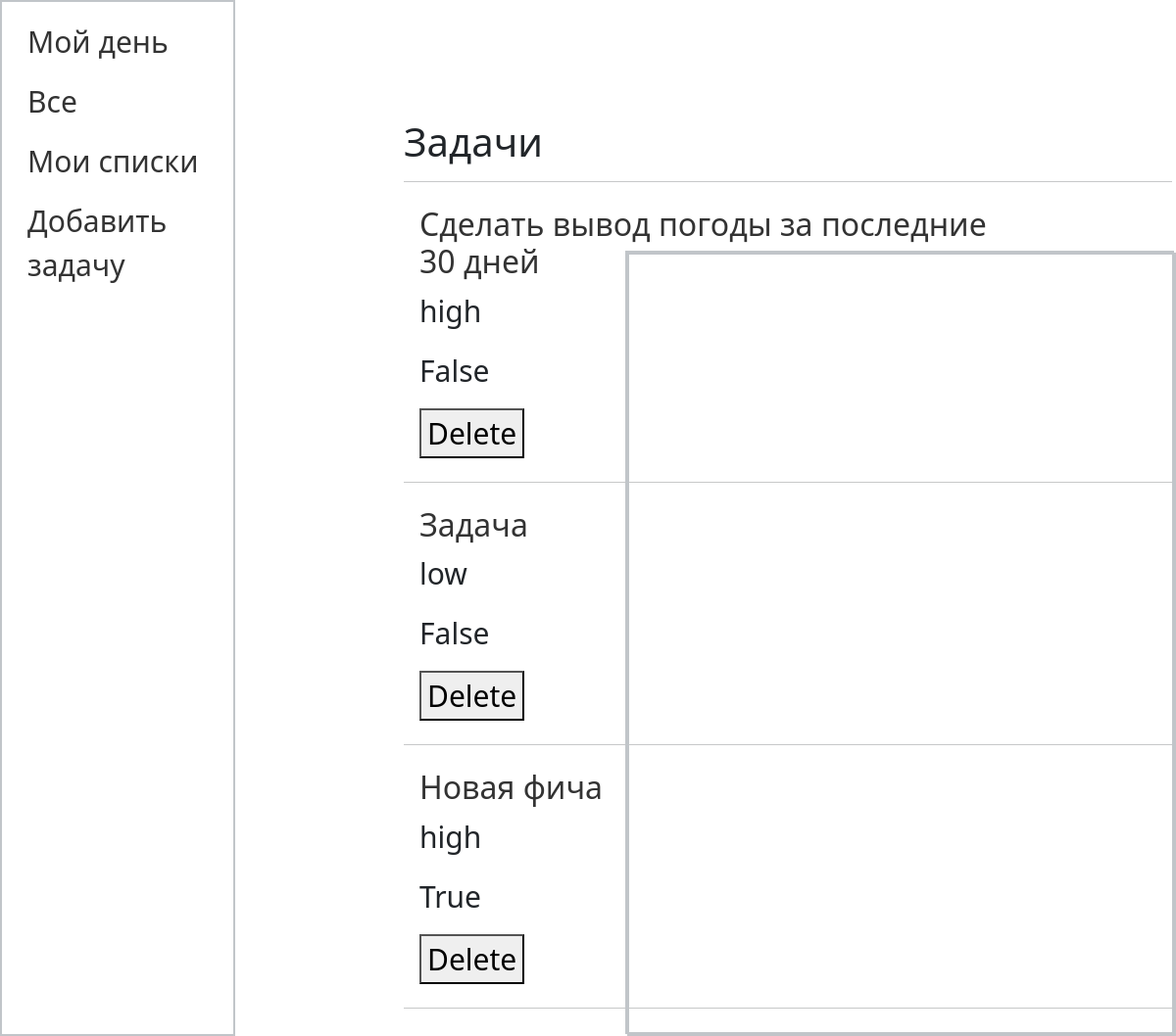
Page /webapp (signed in) on the earlier database version.
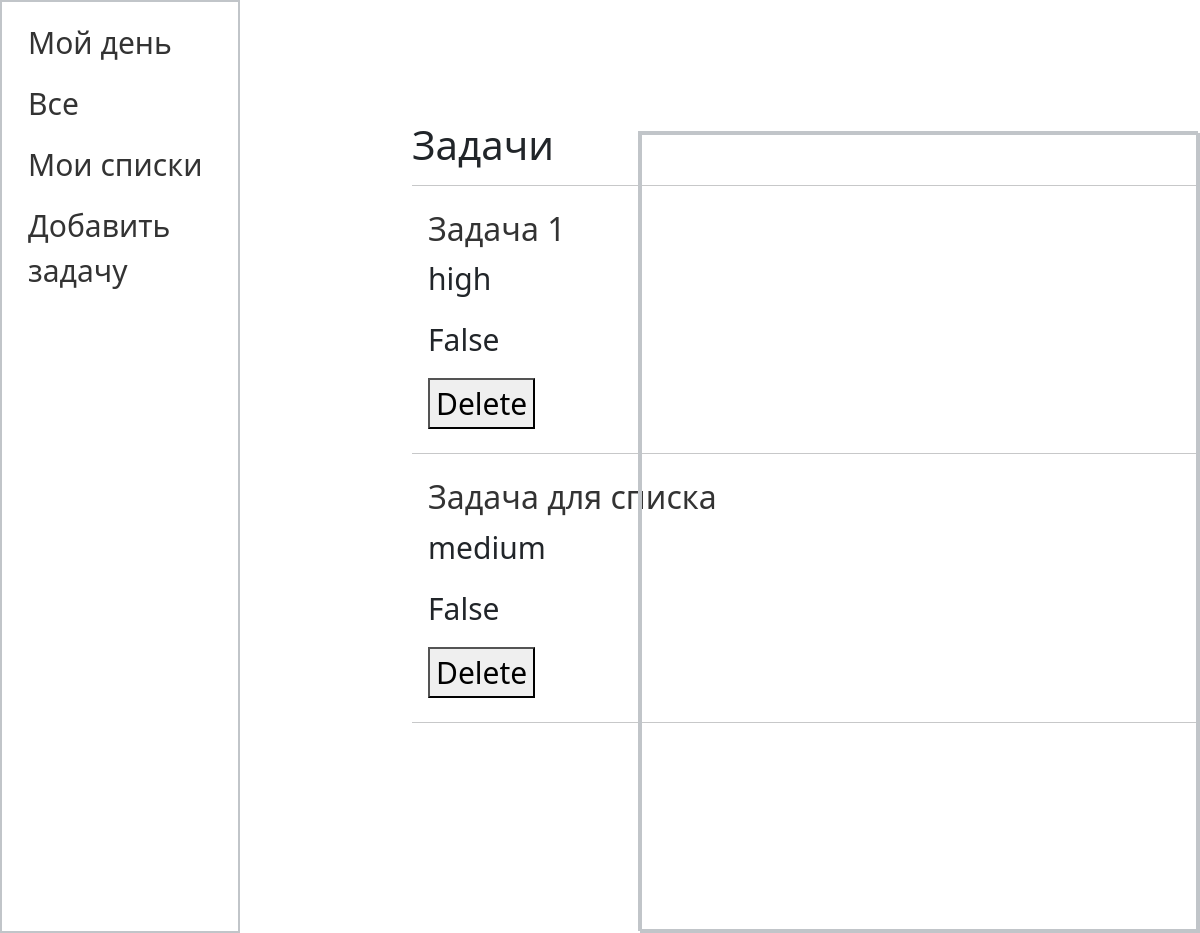
Same page on the later database version.
### webapp/models.py (models this page shows, shortened)
class Task(models.Model):
    user = models.ForeignKey(User, on_delete=models.CASCADE, default=None, verbose_name='Пользователь', related_name='tasks')
    title = models.CharField(max_length=255, verbose_name='Заголовок')
    content = models.TextField(blank=True, verbose_name='Описание')
    priority_choices = [
        ('low', 'Низкий'),
        ('medium', 'Средний'),
        ('high', 'Высокий')
    ]
    priority = models.CharField(max_length=10, choices=priority_choices, verbose_name='Приоритет')
    due_date = models.DateTimeField(verbose_name='Срок выполнения')
    my_day = models.BooleanField(max_length=10, blank=True, verbose_name='Мой день')
    project = models.ForeignKey('Project', on_delete=models.CASCADE, null=True, blank=True, verbose_name='Проект')
    class Meta:
        verbose_name = 'Задачи'
        verbose_name_plural = 'Задачи'
        ordering = ['due_date']
    def get_absolute_url(self):
        return reverse('content', kwargs={'task_id': self.pk})

### webapp/views.py (the view)
# urls.py: path('', TaskHome.as_view(), name='tasks'),
class TaskHome(LoginRequiredMixin ,ListView):
    paginate_by = 3
    model = Task
    template_name = 'webapp/tasks.html'
    context_object_name = 'tasks'
    login_url = reverse_lazy('log_in')
    def get_context_data(self, *, object_list=None, **kwargs):
        context = super().get_context_data(**kwargs)
        context['menu'] = menu
        context['title'] = 'Задачи'
        return context
    def get_queryset(self):
        queryset = super().get_queryset()
        queryset = queryset.filter(user=self.request.user)
        queryset = queryset.order_by('-due_date')
        return queryset

### webapp/templates/webapp/tasks.html (shortened to what this page needs)
{% extends 'webapp/tasklayout.html' %}
{% block tasks %}
<div class="tasks">
    <h1>{{title}}</h1>
    <hr style="min-width: 98vh;">
    <ul>
       {% for t in tasks %}
        <li>
            <a href="{{ t.get_absolute_url }}"><h2>{{ t.title }}</h2></a>
            <p>{{ t.priority }}</p>
            <p>{{ t.my_day }}</p>
            <form action="{% url 'delete_task' t.id %}" method="post">
                <button type="submit">Delete</button>
            </form>
        </li>
        <hr style="min-width: 98vh;">
        {% endfor %}
    </ul>
</div>
{% endblock tasks %}
{% block content %}
<div class="content">
</div>
{% endblock content %}

### webapp/templates/webapp/tasklayout.html (shortened to what this page needs)
{% load static %}
<!doctype html>
<html lang="en">
<head>
    <link rel="stylesheet" href="{% static 'task/css/tasks.css' %}">
    <link rel="stylesheet" href="https://cdn.jsdelivr.net/npm/bootstrap@5.2.3/dist/css/bootstrap.min.css">
</head>
<body>
{% block menu %}
<div class="menu">
        <ul>
            {% for m in menu %}
            <li><a href="{% url m.url_name %}" class="menu_obj">{{m.title}}</a></li>
            {% endfor %}
        </ul>
{% endblock menu %}
<div class="tasks">
{% block tasks %}
{% endblock tasks %}
</div>
<div class="content">
{% block content %}
{% endblock content %}
</div>
</body>
</html>

### webapp/static/task/css/tasks.css (style rules this page uses)
.menu { width: 20%; min-height: 100vh; padding: 10px; border: 2px solid #c1c5c9; }
.menu ul { list-style-type: none; padding: 0; margin: 0; }
.menu li { font-size: 30px; padding: 8px 16px; }
.menu li:last-child { border-bottom: none; }
.menu li a { text-decoration: none; color: #333; }
.tasks { width: 80vh; min-height: 100vh; margin-left: 200px; margin-top: -180px; }
.tasks ul { margin-left: }
.content { position: absolute; width: 70vh; min-height: 100vh; border: 2px solid #c1c5c9; bottom: 0px; right: 0px; }

Differences in the rows shown:
removed Task: title "Сделать вывод погоды за последние 30 дней", priority "high", my_day "False"
removed Task: title "Задача", priority "low", my_day "False"
removed Task: title "Новая фича", priority "high", my_day "True"
added Task: title "Задача 1", priority "high", my_day "False"
added Task: title "Задача для списка", priority "medium", my_day "False"
